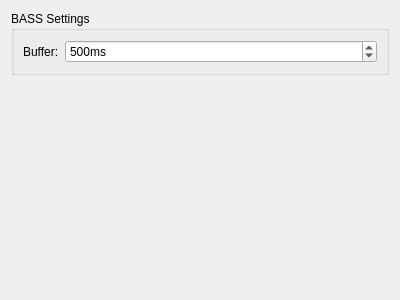
<?xml version="1.0" encoding="UTF-8"?>
<ui version="4.0">
 <class>Bass::Internal::SettingsPage</class>
 <widget class="QWidget" name="Bass::Internal::SettingsPage">
  <property name="geometry">
   <rect>
    <x>0</x>
    <y>0</y>
    <width>400</width>
    <height>300</height>
   </rect>
  </property>
  <property name="windowTitle">
   <string>Form</string>
  </property>
  <layout class="QVBoxLayout" name="verticalLayout">
   <item>
    <widget class="QGroupBox" name="settingsGroupBox">
     <property name="title">
      <string>BASS Settings</string>
     </property>
     <layout class="QFormLayout" name="formLayout">
      <item row="0" column="0">
       <widget class="QLabel" name="bufferLabel">
        <property name="text">
         <string>Buffer:</string>
        </property>
       </widget>
      </item>
      <item row="0" column="1">
       <widget class="QSpinBox" name="bufferSpinBox">
        <property name="suffix">
         <string>ms</string>
        </property>
        <property name="minimum">
         <number>10</number>
        </property>
        <property name="maximum">
         <number>5000</number>
        </property>
        <property name="value">
         <number>500</number>
        </property>
       </widget>
      </item>
     </layout>
    </widget>
   </item>
   <item>
    <spacer name="verticalSpacer">
     <property name="orientation">
      <enum>Qt::Vertical</enum>
     </property>
     <property name="sizeHint" stdset="0">
      <size>
       <width>20</width>
       <height>40</height>
      </size>
     </property>
    </spacer>
   </item>
  </layout>
 </widget>
 <resources/>
 <connections/>
</ui>
